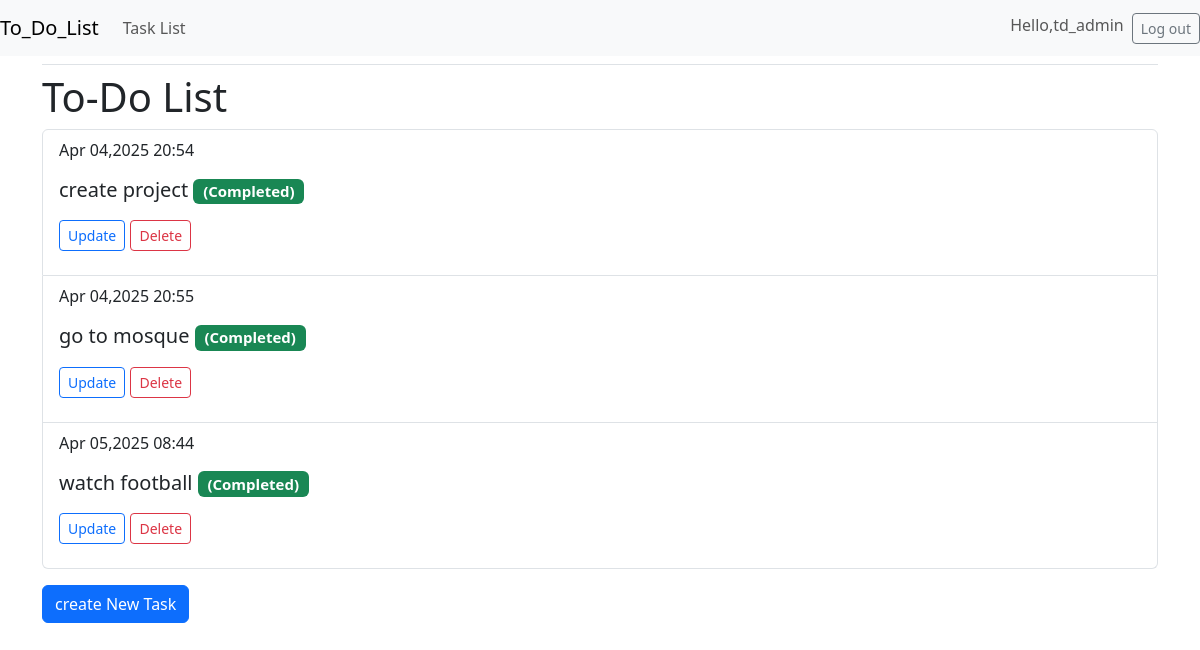
Page /task_list/ (signed in) on the committed database.
### to_do_list/models.py (models this page shows, shortened)
class Task(models.Model):
    title = models.CharField(max_length=200)
    completed = models.BooleanField(False)
    created_at = models.DateTimeField(auto_now_add=True)
    owner = models.ForeignKey(User, on_delete=models.CASCADE)

### to_do_list/views.py (the view)
# urls.py: path('task_list/', views.task_list, name='task_list'),
@login_required
def task_list(request):
    tasks = Task.objects.filter(owner=request.user).order_by('created_at')
    context = {'tasks':tasks}
    return render(request, 'to_do_list/task_list.html', context)

### to_do_list/templates/to_do_list/task_list.html
{% extends 'to_do_list/base.html' %}
{% block content %}
  <h1 class="mt-2">To-Do List</h1>
  <ul class="list-group">
    {% for task in tasks %}
      <li class="list-group-item">
        <p>{{task.created_at|date:'M d,Y H:i' }}</p>
        <h5>{{task.title}}
        {% if task.completed %}
          <span class="badge bg-success">(Completed)</span>
        {% else %}
          <span class="badge bg-danger">(Not Completed)</span></h5>
        {% endif %}
        <p><a href="{% url 'to_do_list:update_task' task.id %}" class="btn btn-outline-primary btn-sm mt-3">Update</a>
        <a href="{% url 'to_do_list:delete_task' task.id %}"class="btn btn-outline-danger btn-sm mt-3">Delete</a></p>
        </li>
    {% endfor %}
  </ul>
  <p><a href="{% url 'to_do_list:create_task' %}"class="btn btn-primary mt-3">create New Task</a></p>
{% endblock content %}

### to_do_list/templates/to_do_list/base.html (shortened to what this page needs)
<!DOCTYPE html>
<html lang="en">
<head>
  {% load django_bootstrap5 %}
  {% bootstrap_css %}
</head>
<body>
  <nav class="navbar navbar-expand-lg navbar-light bg-light">
    <a class="navbar-brand" href="{% url 'to_do_list:index' %}">To_Do_List</a>
    <div class="collapse navbar-collapse" id="navbarSupportedContent">
      <ul class="navbar-nav mr-auto">
        <li class="nav-item active">
          <a class="nav-link" href="{% url 'to_do_list:task_list' %}">Task List</a>
        </li>
      </ul>
      <ul class="navbar-nav ms-auto mb-2 mb-md-0">
        {% if user.is_authenticated %}
          <li class="nav-item">
            <span class="navbar-text me-2">Hello,{{user.username }}</span></li>
        {% else %}
          <li class="nav-item">
            <a class="nav-link"href="{% url 'accounts:register' %}">Register</a></li>
          <li class="nav-item">
            <a class="nav-link"href="{% url 'accounts:login' %}">Log in</a></li>
        </ul>
        {% endif %}
        {% if user.is_authenticated %}
          <form action="{% url 'accounts:logout' %}"method='post'>
            <button name="submit" class='btn btn-outline-secondary btn-sm'>Log out</button>
          </form>
        {% endif %}
    </div>
  </nav>
  <main class="container">
    <div class="pb-2 mb-2 border-bottom">
    </div>
    <div>
      {% block content %}{% endblock content %}
    </div>
  </main>
</body>
</html>

### rows in the picture
Task: created_at "Apr 04,2025 20:54", title "create project", completed "(Completed)"
Task: created_at "Apr 04,2025 20:55", title "go to mosque", completed "(Completed)"
Task: created_at "Apr 05,2025 08:44", title "watch football", completed "(Completed)"

### other values in the picture
{{ user.username }} "td_admin"
